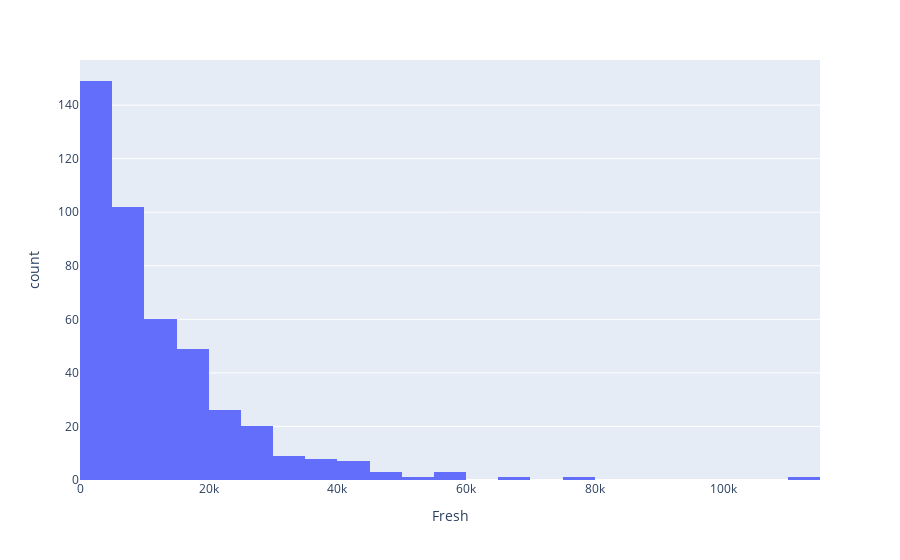

Notebook code cell kept with this figure:
### Code cell
# Distribution and Outliers Visualization:

# Fresh:

px.histogram(data, x='Fresh')

### Figure 1 — Plotly figure (JSON) as saved in the notebook; plotly's stock layout.template omitted (floating-point values rounded to 4 significant figures; data arrays with more than 128 entries replaced by an {"elided": "..."} marker saying what was removed)
{"data": [{"alignmentgroup": "True", "bingroup": "x", "hoverlabel": {"namelength": 0}, "hovertemplate": "Fresh=%{x}<br>count=%{y}", "legendgroup": "", "marker": {"color": "#636efa"}, "name": "", "offsetgroup": "", "orientation": "v", "showlegend": false, "type": "histogram", "x": {"elided": "440 int values"}, "xaxis": "x", "yaxis": "y"}], "layout": {"barmode": "relative", "legend": {"tracegroupgap": 0}, "margin": {"t": 60}, "xaxis": {"anchor": "y", "domain": [0, 1], "title": {"text": "Fresh"}}, "yaxis": {"anchor": "x", "domain": [0, 1], "title": {"text": "count"}}}}
